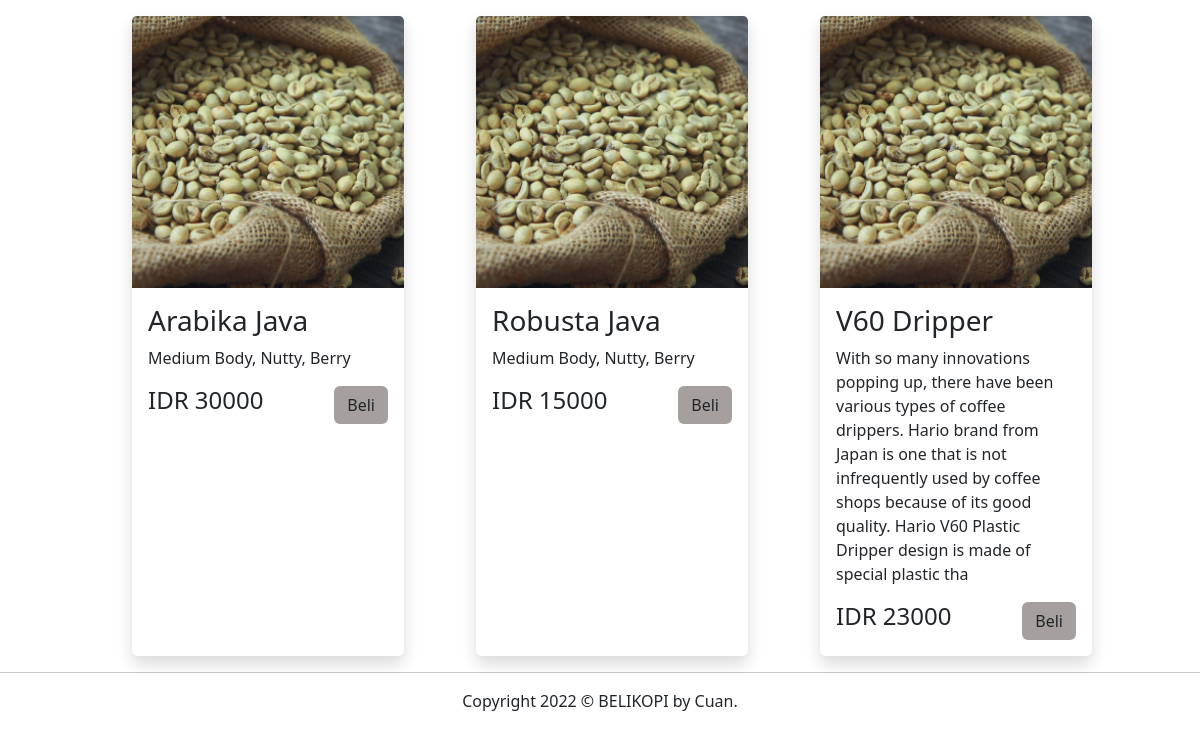
The app's page /katalog/index.php with its own data.
### tables this page shows
CREATE TABLE `tb_barang` (
  `id` bigint(20) unsigned NOT NULL AUTO_INCREMENT,
  `nama` varchar(255) NOT NULL,
  `stok` int(11) NOT NULL,
  `jns_barang` varchar(255) NOT NULL,
  `desc` varchar(255) NOT NULL,
  `harga` int(11) NOT NULL,
  `created_at` timestamp NULL DEFAULT NULL,
  `updated_at` timestamp NULL DEFAULT NULL,
  PRIMARY KEY (`id`)
);

### katalog/index.php (the view, shortened to what this page needs)
<?php
include '../config.php';
$sql = "SELECT * FROM tb_barang";
$result = mysqli_query($mysqli, $sql);
?>
<!DOCTYPE html>
<html lang="en">
    <head>
        <link rel="stylesheet" href="style.css" />
        <link
            href="https://cdn.jsdelivr.net/npm/bootstrap@5.2.0-beta1/dist/css/bootstrap.min.css"
            rel="stylesheet"
        />
        <link
            rel="stylesheet"
            href="https://cdn.jsdelivr.net/npm/bootstrap-icons@1.8.2/font/bootstrap-icons.css"
        />
    </head>
    <body>
        <div
            class="container-fluid w-100 d-flex justify-content-center flex-column"
        >
            <div class="col-lg-12">
                <div class="d-flex flex-wrap justify-content-center">
                    <?php
                        while($barang = mysqli_fetch_array($result)):
                    ?>
                    <div
                        class="card mt-3 me-4 shadow border border-0 mx-5"
                        style="width: 17rem"
                    >
                        <img src="../home/img/kopi1.png" class="card-img-top" alt="" />
                        <div class="card-body">
                            <h3 class="card-title"><?= $barang['nama']?></h3>
                            <p class="card-text"><?= $barang['desc']?></p>
                            <span class="d-flex justify-content-between">
                                <h4 class="card-title">IDR <?= $barang['harga']?></h4>
                                <a class="btn btn-brown" href="?id=<?= $barang['id']?>">
                                    Beli
                                </a>
                            </span>
                        </div>
                    </div>
                    <?php endwhile; ?>
                </div>
            </div>
        </div>
        <hr id="copyright w-100" />
        <p class="text-center">Copyright 2022 © BELIKOPI by Cuan.</p>
    </body>
</html>

### katalog/style.css (style rules this page uses)
* { margin: 0; padding: 0; }
img { cursor: pointer; }
.btn-brown { background-color: #a5a09d !important; }

### records on screen
tb_barang: nama "Arabika Java", desc "Medium Body, Nutty, Berry", harga "30000"
tb_barang: nama "Robusta Java", desc "Medium Body, Nutty, Berry", harga "15000"
tb_barang: nama "V60 Dripper", desc "With so many innovations popping up, there have been various types of coffee drippers. Hario brand from Japan is one that is not infrequently used by coffee shops because of its good quality. Hario V60 Plastic Dripper design is made of special plastic tha", harga "23000"
